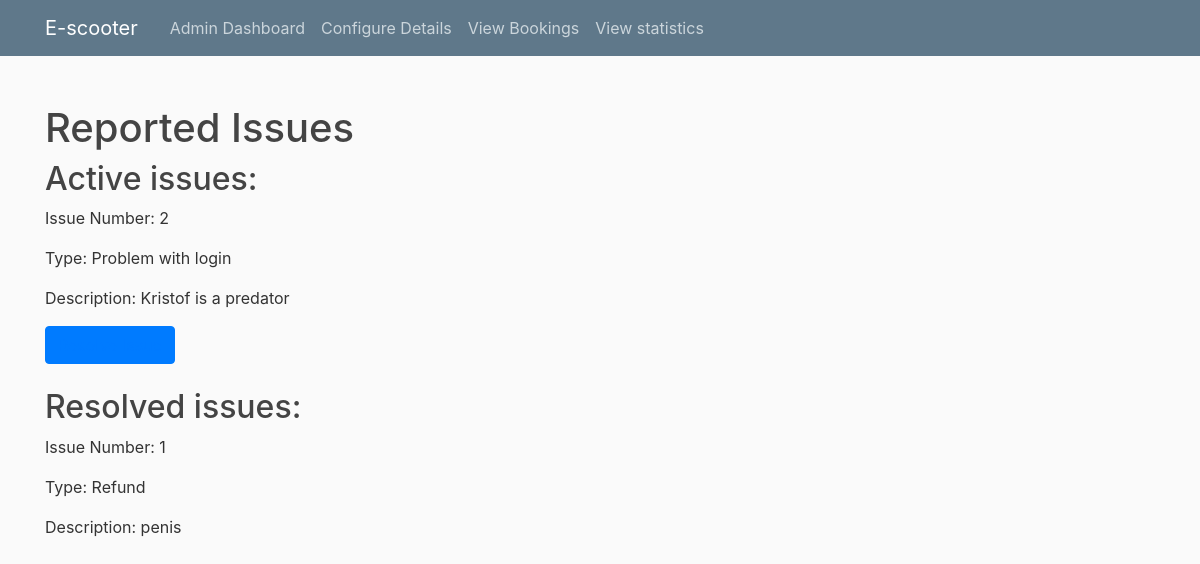
The page /admin/issues on the database as committed earlier.
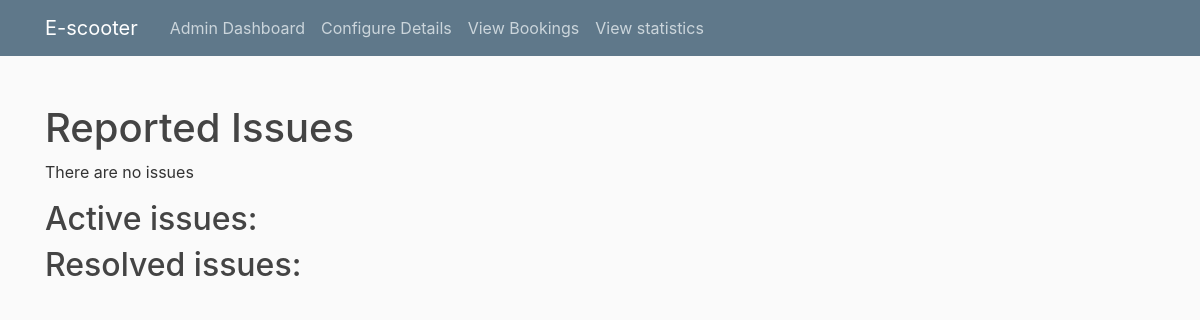
The same page on the database as committed later.
### app/models.py (models this page shows)
class Report(db.Model):
    __tablename__ = 'reports'
    id = db.Column(db.Integer, primary_key=True)
    resolved = db.Column(db.Boolean, default=False)
    issue = db.Column(db.String(60), nullable=False)
    description = db.Column(db.String(60), nullable=False)

### app/views.py (the view)
@app.route("/admin/issues")
def admin_issues():
    if session.get('admin') == 0:
        return redirect("/dashboard")
    else:
        issues = models.Report.query.all()
        return render_template("issues.html", issues = issues)

### app/templates/issues.html (shortened to what this page needs)
{% extends "admin_base.html" %}
{% block content %}
<head>
</head>
<body>
    <h1>Reported Issues</h1>
    {% if not issues %}
        <p>There are no issues</p>
    {% endif %}
    <h2>Active issues:</h2>
    {% for elem in issues %}
        {%if elem.resolved == False%}
            <p>Issue Number: {{elem.id}}</p>
            <p>Type: {{elem.issue}}</p>
            <p>Description: {{elem.description}}</p>
            <button type= "button" class="btn btn-primary" ><a href="/admin/issues/resolve_issue/{{elem.id}}">Resolve Issue</a></button>
            <br> </br>
        {%endif%}
    {% endfor %}
    <h2>Resolved issues:</h2>
        {% for elem in issues %}
            {%if elem.resolved == True%}
                <p>Issue Number: {{elem.id}}</p>
                <p>Type: {{elem.issue}}</p>
                <p>Description: {{elem.description}}</p>
                <br> </br>
            {%endif%}
        {% endfor %}
</body>
{% endblock content %}

Rows that differ between the two databases and show on the page:
removed Report: id "2", issue "Problem with login", description "Kristof is a predator", shown under "Active issues:"
removed Report: id "1", issue "Refund", description "penis", shown under "Resolved issues:"
Other text that changed with them:
text now shown: "There are no issues"
